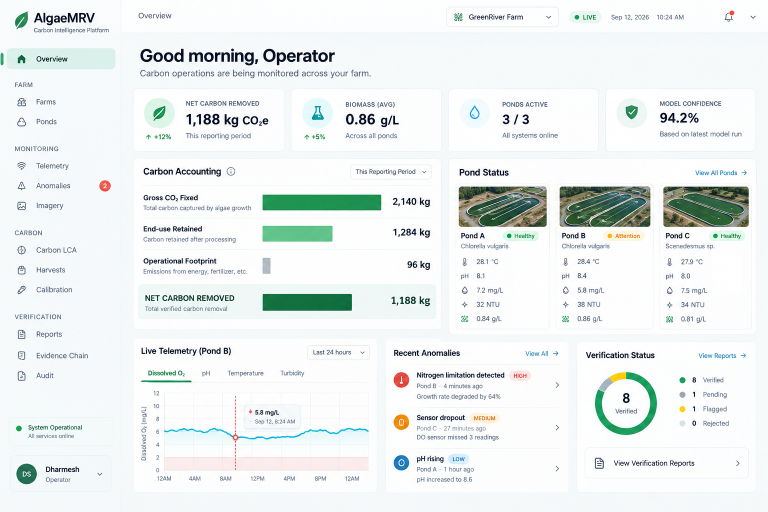
#> input picture d7196cb2-2896-4766-9577-3b53a9d4db8e.png, 1536 x 1024 px (shown at 1/2 size)
$ python -i imagery_processor.py   (imports and definitions only)
#> lines starting #> are read from the running program, lines starting #| are printed output that depends on the picture
#> further down, picture is the input picture: PIL image 1536x1024 RGB; mean R, G, B 235, 239.6, 239
import hashlib
import io
import os
import uuid
from PIL import Image, ImageOps, ImageStat, ImageFilter
from sqlalchemy.orm import Session
from datetime import datetime, timezone

from .. import models

PROCESSING_VERSION = "4.2.0"
MAX_DIMENSION = 4096

STORAGE_DIR = os.path.join(os.path.dirname(os.path.dirname(os.path.dirname(__file__))), "storage", "imagery")

def compute_sharpness(image: Image.Image) -> float:
    gray = image.convert("L")
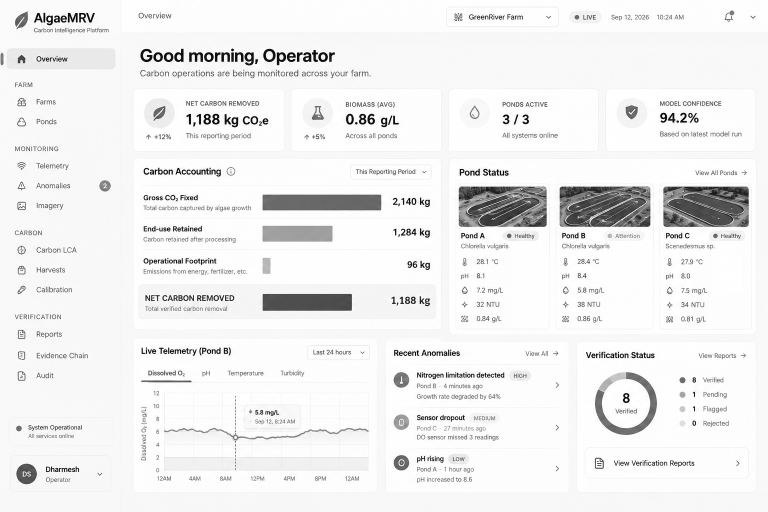
#> gray: PIL image 1536x1024 L (shown at 1/2 size); min 0, max 255, mean 238.2
    edges = gray.filter(ImageFilter.FIND_EDGES)
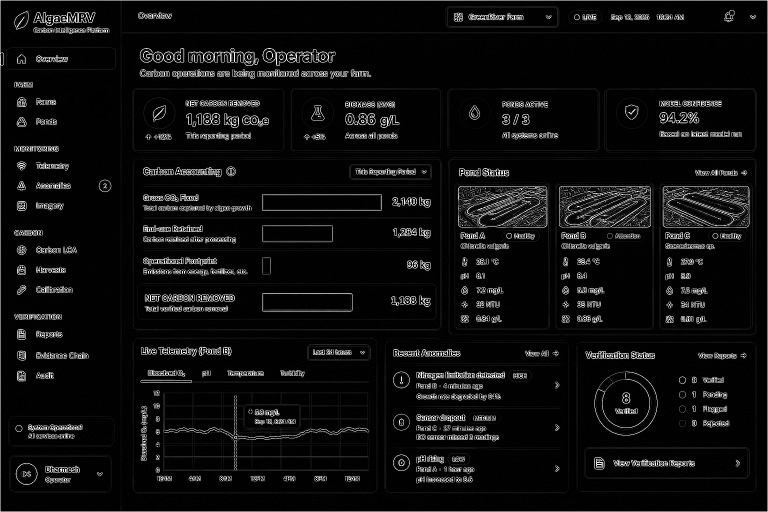
#> edges: PIL image 1536x1024 L (shown at 1/2 size); min 0, max 255, mean 14.7
    stat = ImageStat.Stat(edges)
    return stat.var[0]

def compute_quality_metrics(image: Image.Image) -> dict:
    metrics = {}
    metrics["sharpness"] = compute_sharpness(image)

    gray = image.convert("L")
    stat = ImageStat.Stat(gray)
    metrics["brightness"] = stat.mean[0]
    metrics["contrast"] = stat.stddev[0]

    hist = gray.histogram()
#> hist = 256 values, max 328491 at index 253, min 92 at index 0, mean 6144
    total_pixels = sum(hist)
#> total_pixels = 1572864
    if total_pixels > 0:
        metrics["underexposed_fraction"] = sum(hist[0:6]) / total_pixels
        metrics["overexposed_fraction"] = sum(hist[250:256]) / total_pixels
    else:
        metrics["underexposed_fraction"] = 0.0
        metrics["overexposed_fraction"] = 0.0

    return metrics

# [125 lines left out: functions classify_quality, process_imagery, not called in this run]

>>> from PIL import Image
>>> picture = Image.open('../../../d7196cb2-2896-4766-9577-3b53a9d4db8e.png')
>>> result = compute_quality_metrics(picture)
#> result = {'sharpness': 2582, 'brightness': 238.2, 'contrast': 42.86, 'underexposed_fraction': 0.00168, 'overexposed_fraction': 0.521}
